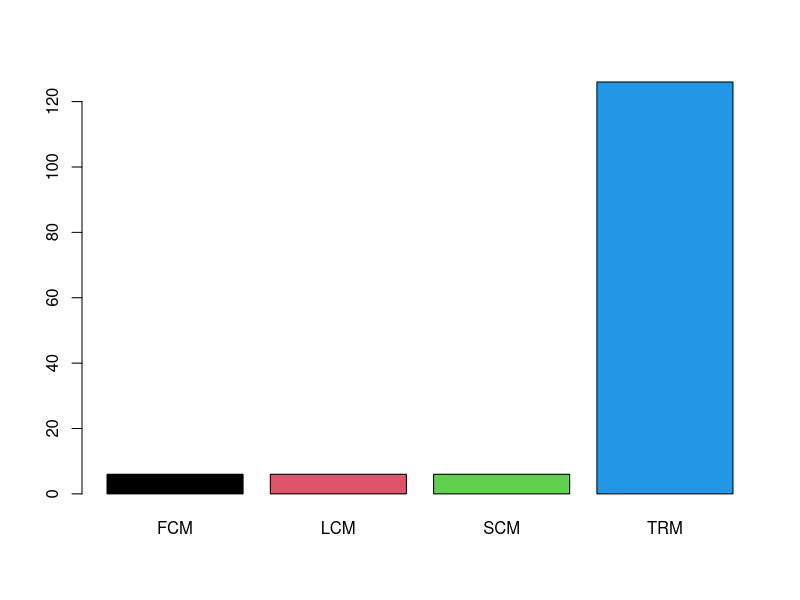
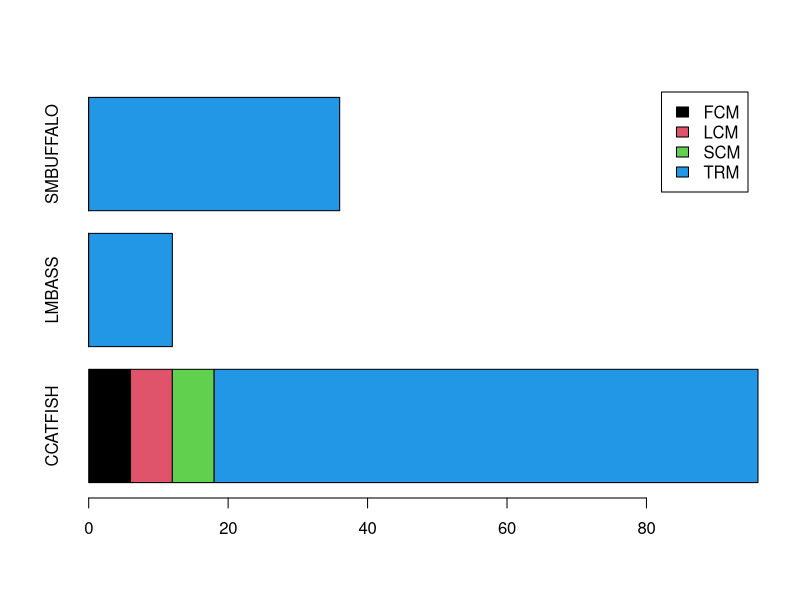
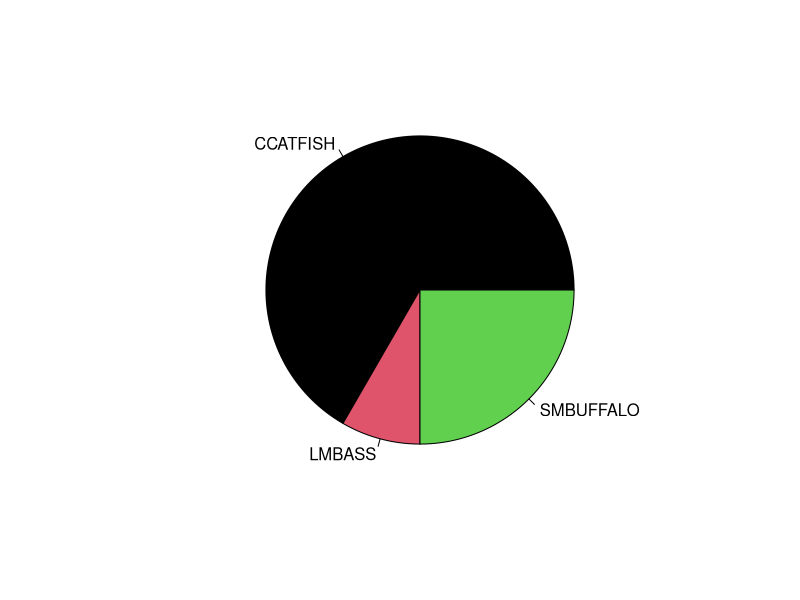
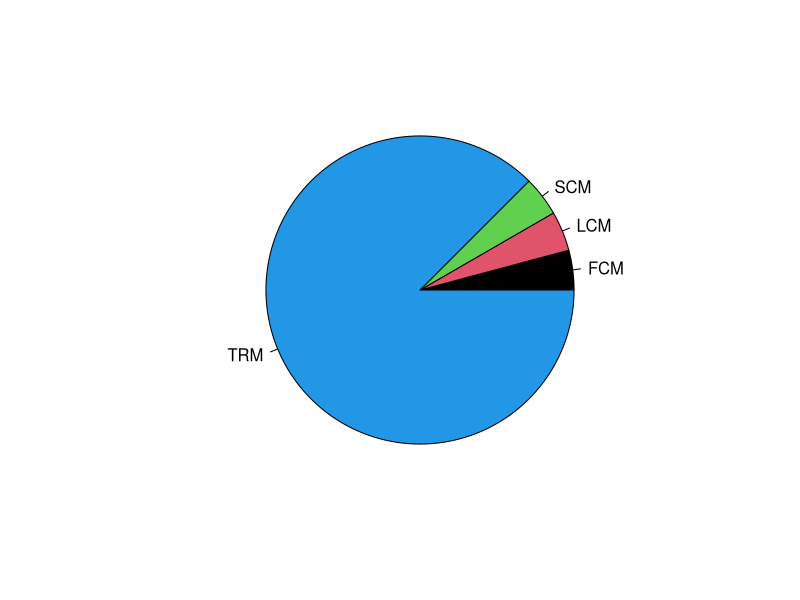
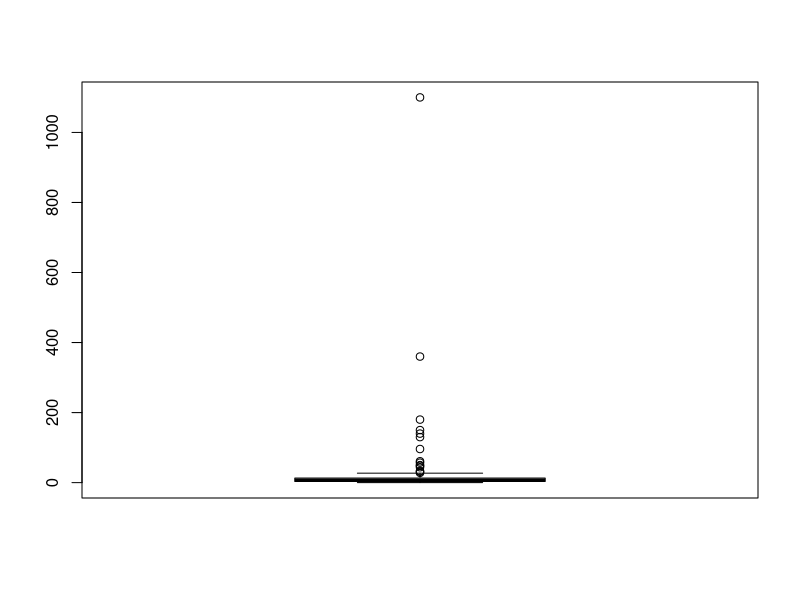
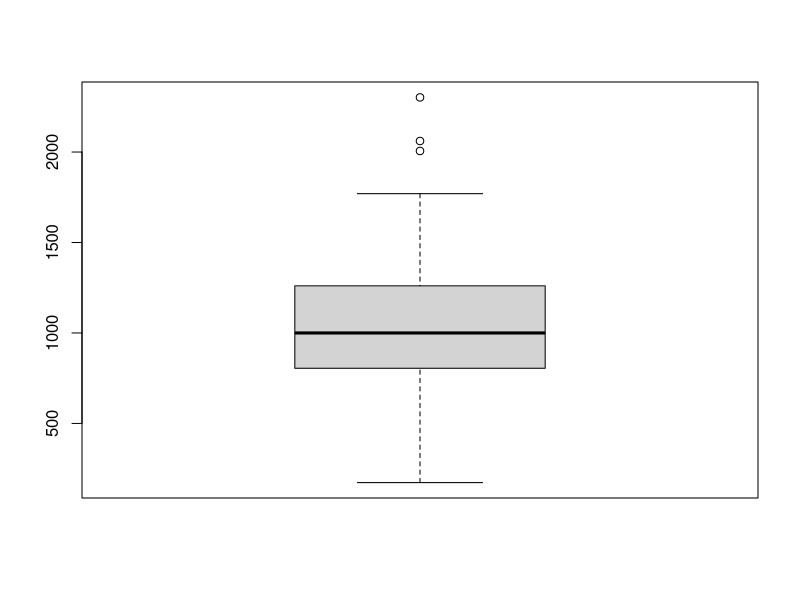
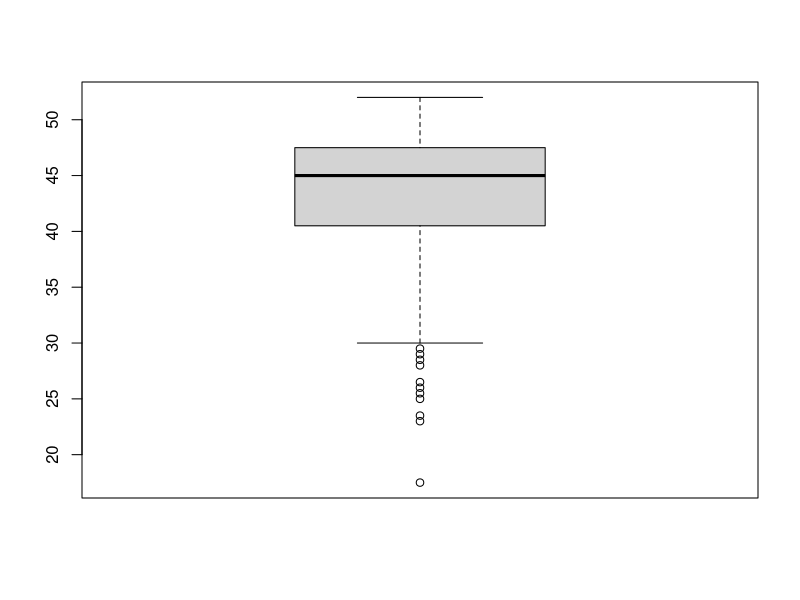

Write R code to recreate these figures, in order.
## ---- chunk 1
knitr::opts_chunk$set(echo = TRUE)
## ---- chunk 2
getwd()
## ---- chunk 3
ddt <- read.csv("DDT.csv")
head(ddt)
## ---- chunk 4
table(ddt$SPECIES)
## ---- chunk 5
ddtLMB800=with(ddt, ddt[WEIGHT>800 & SPECIES=="LMBASS",])
head(ddtLMB800)
## ---- chunk 6
ddtSCM4=with(ddt, ddt[DDT>4.0 & RIVER=="SCM",])
head(ddtSCM4)
## ---- chunk 7
mean(ddt$LENGTH)
## ---- chunk 8
sd(ddt$WEIGHT)
## ---- chunk 9
table(ddt$RIVER)
## ---- chunk 10
barplot(table(ddt$RIVER), col = 1:4)
## ---- chunk 11
table(ddt$RIVER,ddt$SPECIES)
## ---- chunk 12
barplot(table(ddt$RIVER,ddt$SPECIES), col = 1:5,horiz = TRUE,legend.text = TRUE)
## ---- chunk 13
sp=with(ddt,table(SPECIES))
  pie(sp,col=1:3)
## ---- chunk 14
sp=with(ddt,table(RIVER))
  pie(sp,col=1:4)
## ---- chunk 15
boxplot(ddt$DDT)
## ---- chunk 16
boxplot(ddt$WEIGHT)
## ---- chunk 17
boxplot(ddt$LENGTH)
